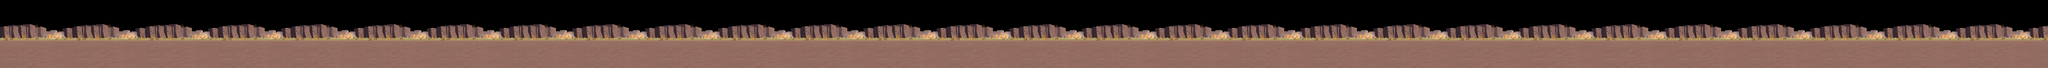

Below is a game level as drawn by its tile map, then a one-line description and the .tmx that defines it (tile-layer data replaced by summaries):
An orthogonal 450x15 tile map with 80x80 px tiles, 2 tile layers (bg2, st), 2 tilesets and 155 objects (23x coin_straight, 22x linhcamgiao2, 20x chonggo3, 20x linhtenxien, 17x linhtenthang, ...).

<map version="1.0" orientation="orthogonal" renderorder="right-down" width="450" height="15" tilewidth="80" tileheight="80" nextobjectid="126">
 <tileset firstgid="1" name="bg2" tilewidth="80" tileheight="80" tilecount="112" columns="16">
  <image source="bg3_2.png" width="1280" height="560" />
 </tileset>
 <tileset firstgid="113" name="street" tilewidth="80" tileheight="80" tilecount="48" columns="16">
  <image source="street3_1.png" width="1280" height="240" />
 </tileset>
 <layer name="bg2" width="450" height="15">
  <data>[6750 cells, 3600 non-empty, 112 distinct tile ids]</data>
 </layer>
 <layer name="st" width="450" height="15">
  <data>[6750 cells, 2250 non-empty, 48 distinct tile ids]</data>
 </layer>
 <objectgroup name="ground">
  <object id="1" x="-1.24273" y="987.333" width="36795.6" height="22" />
 </objectgroup>
 <objectgroup name="under_ground">
  <object id="128" x="-6.06064" y="1072" width="37280.4" height="32" />
 </objectgroup>
 <objectgroup name="chonggo2">
  <object id="129" name="chonggo2" x="1124.24" y="803.03" width="69.697" height="181.818" />
  <object id="131" name="chonggo2" x="1442.42" y="803.03" width="69.697" height="181.818" />
  <object id="133" name="chonggo2" x="1763.64" y="806.061" width="69.697" height="181.818" />
  <object id="135" name="chonggo2" x="2078.79" y="803.03" width="69.697" height="181.818" />
  <object id="141" name="chonggo2" x="3842.42" y="806.061" width="69.697" height="178.788" />
  <object id="161" name="chonggo2" x="8000" y="812" width="80" height="172" />
  <object id="207" name="chonggo2" x="17444" y="808" width="60" height="176" />
  <object id="209" name="chonggo2" x="17756" y="804" width="60" height="176" />
  <object id="212" name="chonggo2" x="18328" y="804" width="60" height="176" />
  <object id="213" name="chonggo2" x="18648" y="804" width="60" height="176" />
  <object id="229" name="chonggo2" x="22328" y="812" width="60" height="172" />
  <object id="231" name="chonggo2" x="22644" y="816" width="60" height="172" />
  <object id="250" name="chonggo2" x="27448" y="812" width="68" height="176" />
  <object id="252" name="chonggo2" x="27764" y="808" width="68" height="176" />
  <object id="253" name="chonggo2" x="28084" y="812" width="68" height="176" />
  <object id="255" name="chonggo2" x="28408" y="804" width="68" height="176" />
 </objectgroup>
 <objectgroup name="chonggo3">
  <object id="130" name="chonggo3" x="1278.79" y="645.455" width="78.7879" height="339.394" />
  <object id="132" name="chonggo3" x="1600" y="648.485" width="78.7879" height="339.394" />
  <object id="134" name="chonggo3" x="1921.21" y="648.485" width="78.7879" height="339.394" />
  <object id="142" name="chonggo3" x="3996.97" y="645.455" width="78.7879" height="339.394" />
  <object id="151" name="chonggo3" x="6084" y="652" width="64" height="332" />
  <object id="152" name="chonggo3" x="6280" y="652" width="64" height="332" />
  <object id="153" name="chonggo3" x="6484" y="652" width="64" height="332" />
  <object id="162" name="chonggo3" x="8804" y="648" width="68" height="336" />
  <object id="163" name="chonggo3" x="9520" y="648" width="68" height="336" />
  <object id="195" name="chonggo3" x="15200" y="648" width="68" height="336" />
  <object id="196" name="chonggo3" x="15520" y="652" width="68" height="336" />
  <object id="197" name="chonggo3" x="15844" y="648" width="68" height="336" />
  <object id="198" name="chonggo3" x="16164" y="648" width="68" height="336" />
  <object id="208" name="chonggo3" x="17600" y="736" width="64" height="248" />
  <object id="210" name="chonggo3" x="18044" y="740" width="64" height="248" />
  <object id="211" name="chonggo3" x="18480" y="732" width="64" height="248" />
  <object id="222" name="chonggo3" x="21124" y="644" width="68" height="344" />
  <object id="230" name="chonggo3" x="22488" y="656" width="60" height="332" />
  <object id="251" name="chonggo3" x="27608" y="644" width="64" height="340" />
  <object id="254" name="chonggo3" x="28244" y="644" width="64" height="340" />
 </objectgroup>
 <objectgroup name="linhtenxien">
  <object id="138" name="linhtenxien" x="2960.61" y="803.03" width="75.7576" height="184.848" />
  <object id="139" name="linhtenxien" x="3121.21" y="800" width="75.7576" height="184.848" />
  <object id="140" name="linhtenxien" x="3278.79" y="803.03" width="75.7576" height="184.848" />
  <object id="177" name="linhtenxien" x="11924" y="804" width="68" height="180" />
  <object id="178" name="linhtenxien" x="12160" y="804" width="68" height="180" />
  <object id="215" name="linhtenxien" x="19928" y="808" width="60" height="176" />
  <object id="217" name="linhtenxien" x="20404" y="812" width="60" height="176" />
  <object id="218" name="linhtenxien" x="20564" y="812" width="60" height="176" />
  <object id="219" name="linhtenxien" x="20728" y="808" width="60" height="176" />
  <object id="241" name="linhtenxien" x="25524" y="808" width="72" height="176" />
  <object id="242" name="linhtenxien" x="25204" y="808" width="72" height="176" />
  <object id="243" name="linhtenxien" x="25840" y="808" width="72" height="176" />
  <object id="244" name="linhtenxien" x="26164" y="808" width="72" height="176" />
  <object id="271" name="linhtenxien" x="32884" y="808" width="64" height="180" />
  <object id="272" name="linhtenxien" x="33080" y="804" width="64" height="180" />
  <object id="273" name="linhtenxien" x="33280" y="804" width="64" height="180" />
  <object id="274" name="linhtenxien" x="33484" y="804" width="64" height="180" />
  <object id="275" name="linhtenxien" x="33680" y="808" width="64" height="180" />
  <object id="276" name="linhtenxien" x="33884" y="804" width="64" height="180" />
  <object id="277" name="linhtenxien" x="34076" y="808" width="64" height="180" />
 </objectgroup>
 <objectgroup name="linhtenthang">
  <object id="136" name="linhtenthang" x="2481.82" y="806.061" width="72.7273" height="178.788" />
  <object id="137" name="linhtenthang" x="2718.18" y="806.061" width="72.7273" height="178.788" />
  <object id="156" name="linhtenthang" x="7288" y="808" width="64" height="176" />
  <object id="157" name="linhtenthang" x="7524" y="808" width="64" height="176" />
  <object id="174" name="linhtenthang" x="11204" y="812" width="72" height="176" />
  <object id="175" name="linhtenthang" x="11444" y="808" width="72" height="176" />
  <object id="176" name="linhtenthang" x="11680" y="808" width="72" height="176" />
  <object id="214" name="linhtenthang" x="19684" y="812" width="68" height="172" />
  <object id="216" name="linhtenthang" x="20164" y="816" width="68" height="172" />
  <object id="220" name="linhtenthang" x="20964" y="812" width="68" height="172" />
  <object id="221" name="linhtenthang" x="21284" y="812" width="68" height="172" />
  <object id="264" name="linhtenthang" x="31288" y="808" width="64" height="176" />
  <object id="265" name="linhtenthang" x="31532" y="812" width="64" height="176" />
  <object id="266" name="linhtenthang" x="31768" y="808" width="64" height="176" />
  <object id="267" name="linhtenthang" x="32008" y="808" width="64" height="176" />
  <object id="268" name="linhtenthang" x="32248" y="812" width="64" height="176" />
  <object id="269" name="linhtenthang" x="32480" y="808" width="64" height="176" />
 </objectgroup>
 <objectgroup name="linhcamroi">
  <object id="143" name="linhcamroi" x="4242.42" y="806.061" width="69.697" height="178.788" />
  </objectgroup>
 <objectgroup name="linhcamgiao">
  <!-- 12 objects omitted --></objectgroup>
 <objectgroup name="linhcamgiao2">
  <!-- 22 objects omitted --></objectgroup>
 <objectgroup name="coin_bullion">
  <!-- 7 objects omitted --></objectgroup>
 <objectgroup name="coin_bag">
  <!-- 6 objects omitted --></objectgroup>
 <objectgroup name="coin_straight">
  <!-- 23 objects omitted --></objectgroup>
</map>
<!-- 79 of 155 objects omitted -->
